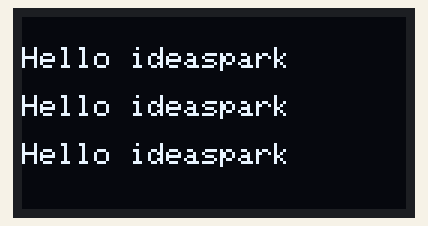
A program run on a simulated ESP8266 (NodeMCU). Parts: 128×64 one-colour display.

Above: at 2.1 s.

The program:

main.cpp
```cpp
#include <Wire.h>
#include <Adafruit_GFX.h>
#include <Adafruit_SSD1306.h>

#define SCREEN_WIDTH 128 // ancho del OLED
#define SCREEN_HEIGHT 64 // altura del OLED

// Declara el objeto de visualización en el bus I2C con SDA = 12 y SCL = 14
Adafruit_SSD1306 display(SCREEN_WIDTH, SCREEN_HEIGHT, &Wire, -1);

void setup() {
  Serial.begin(115200);
  Wire.begin(14, 12); // SDA, SCL
  // Inicia la pantalla OLED
  if(!display.begin(SSD1306_SWITCHCAPVCC, 0x3C)) { // Dirección del dispositivo 0x3C
    Serial.println(F("SSD1306 allocation failed"));
    for(;;);
  }
  delay(2000);
  display.clearDisplay();
  display.setTextSize(1);
  display.setTextColor(WHITE);
}

void loop() {
  display.clearDisplay();
  display.setCursor(0,10);
  display.println("Hello ideaspark\n");
  display.println("Hello ideaspark\n");
  display.println("Hello ideaspark\n");
  display.display();
  delay(1000);
}
```
